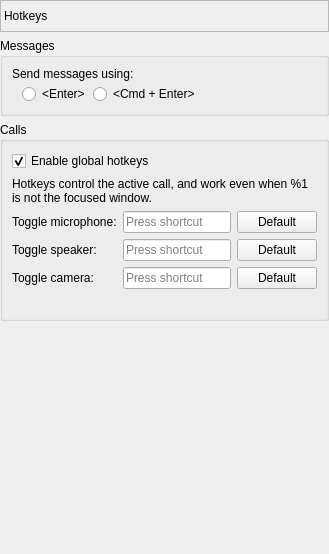
       <widget class="QWidget" name="pageHotkeys">
        <layout class="QVBoxLayout" name="verticalLayout_34">
         <property name="leftMargin">
          <number>0</number>
         </property>
         <property name="topMargin">
          <number>0</number>
         </property>
         <property name="rightMargin">
          <number>0</number>
         </property>
         <property name="bottomMargin">
          <number>0</number>
         </property>
         <item>
          <widget class="QLabel" name="lblHotkeysPage">
           <property name="minimumSize">
            <size>
             <width>0</width>
             <height>32</height>
            </size>
           </property>
           <property name="maximumSize">
            <size>
             <width>16777215</width>
             <height>32</height>
            </size>
           </property>
           <property name="frameShape">
            <enum>QFrame::Shape::StyledPanel</enum>
           </property>
           <property name="frameShadow">
            <enum>QFrame::Shadow::Sunken</enum>
           </property>
           <property name="text">
            <string>Hotkeys</string>
           </property>
          </widget>
         </item>
         <item>
          <widget class="QGroupBox" name="grpMsgHotkeys">
           <property name="title">
            <string>Messages</string>
           </property>
           <layout class="QVBoxLayout" name="verticalLayout_33">
            <item>
             <layout class="QVBoxLayout" name="verticalLayout_32">
              <property name="spacing">
               <number>3</number>
              </property>
              <item>
               <widget class="QLabel" name="lblSendModDesc">
                <property name="text">
                 <string>Send messages using:</string>
                </property>
               </widget>
              </item>
              <item>
               <layout class="QHBoxLayout" name="horizontalLayout_26">
                <item>
                 <spacer name="horizontalSpacer_24">
                  <property name="orientation">
                   <enum>Qt::Orientation::Horizontal</enum>
                  </property>
                  <property name="sizeType">
                   <enum>QSizePolicy::Policy::Fixed</enum>
                  </property>
                  <property name="sizeHint" stdset="0">
                   <size>
                    <width>10</width>
                    <height>20</height>
                   </size>
                  </property>
                 </spacer>
                </item>
                <item>
                 <widget class="QRadioButton" name="rdbEnter">
                  <property name="text">
                   <string>&lt;Enter&gt;</string>
                  </property>
                 </widget>
                </item>
                <item>
                 <widget class="QRadioButton" name="rdbCmdEnter">
                  <property name="text">
                   <string>&lt;Cmd + Enter&gt;</string>
                  </property>
                 </widget>
                </item>
                <item>
                 <spacer name="horizontalSpacer_25">
                  <property name="orientation">
                   <enum>Qt::Orientation::Horizontal</enum>
                  </property>
                  <property name="sizeHint" stdset="0">
                   <size>
                    <width>40</width>
                    <height>20</height>
                   </size>
                  </property>
                 </spacer>
                </item>
               </layout>
              </item>
             </layout>
            </item>
           </layout>
          </widget>
         </item>
         <item>
          <widget class="QGroupBox" name="grpCallHotkeys">
           <property name="title">
            <string>Calls</string>
           </property>
           <layout class="QVBoxLayout" name="verticalLayout_callhotkeys">
            <item>
             <widget class="QCheckBox" name="chkGlobalHotkeys">
              <property name="text">
               <string>Enable global hotkeys</string>
              </property>
              <property name="checked">
               <bool>true</bool>
              </property>
             </widget>
            </item>
            <item>
             <widget class="QLabel" name="lblHotkeyDesc">
              <property name="text">
               <string>Hotkeys control the active call, and work even when %1 is not the focused window.</string>
              </property>
              <property name="wordWrap">
               <bool>true</bool>
              </property>
             </widget>
            </item>
            <item>
             <widget class="QWidget" name="wdgCallHotkeys" native="true">
              <layout class="QGridLayout" name="gridLayout_callhotkeys" columnstretch="0,1,0">
               <property name="leftMargin">
                <number>0</number>
               </property>
               <property name="topMargin">
                <number>0</number>
               </property>
               <property name="rightMargin">
                <number>0</number>
               </property>
               <property name="bottomMargin">
                <number>0</number>
               </property>
               <item row="0" column="0">
                <widget class="QLabel" name="lblMicHotkey">
                 <property name="text">
                  <string>Toggle microphone:</string>
                 </property>
                </widget>
               </item>
               <item row="0" column="1">
                <widget class="QKeySequenceEdit" name="keyMicHotkey"/>
               </item>
               <item row="0" column="2">
                <widget class="QPushButton" name="btnMicHotkeyDefault">
                 <property name="text">
                  <string>Default</string>
                 </property>
                </widget>
               </item>
               <item row="1" column="0">
                <widget class="QLabel" name="lblSpeakerHotkey">
                 <property name="text">
                  <string>Toggle speaker:</string>
                 </property>
                </widget>
               </item>
               <item row="1" column="1">
                <widget class="QKeySequenceEdit" name="keySpeakerHotkey"/>
               </item>
               <item row="1" column="2">
                <widget class="QPushButton" name="btnSpeakerHotkeyDefault">
                 <property name="text">
                  <string>Default</string>
                 </property>
                </widget>
               </item>
               <item row="2" column="0">
                <widget class="QLabel" name="lblCameraHotkey">
                 <property name="text">
                  <string>Toggle camera:</string>
                 </property>
                </widget>
               </item>
               <item row="2" column="1">
                <widget class="QKeySequenceEdit" name="keyCameraHotkey"/>
               </item>
               <item row="2" column="2">
                <widget class="QPushButton" name="btnCameraHotkeyDefault">
                 <property name="text">
                  <string>Default</string>
                 </property>
                </widget>
               </item>
              </layout>
             </widget>
            </item>
            <item>
             <widget class="QLabel" name="lblHotkeyWarning">
              <property name="text">
               <string/>
              </property>
              <property name="wordWrap">
               <bool>true</bool>
              </property>
             </widget>
            </item>
           </layout>
          </widget>
         </item>
         <item>
          <spacer name="verticalSpacer_10">
           <property name="orientation">
            <enum>Qt::Orientation::Vertical</enum>
           </property>
           <property name="sizeHint" stdset="0">
            <size>
             <width>20</width>
             <height>233</height>
            </size>
           </property>
          </spacer>
         </item>
        </layout>
       </widget>
